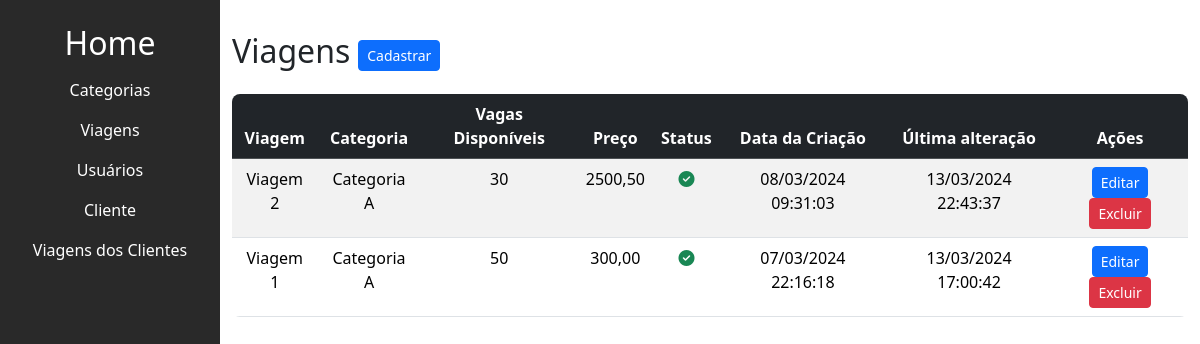
Before: /trip/listar_viagens/ with the older database file.
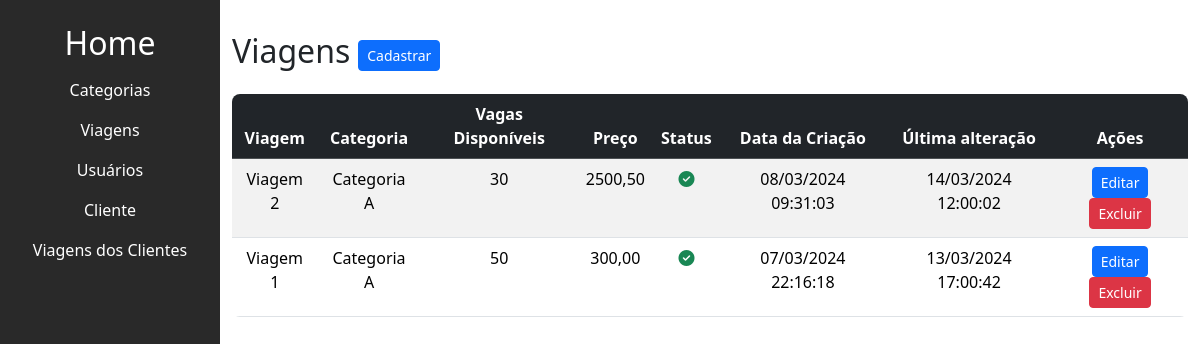
After: the same page with the newer database file.
### trip/models.py (models this page shows, shortened)
class Viagem(models.Model):
    titulo = models.CharField(max_length=200)
    slug = models.SlugField(unique=True, blank=True)
    categoria = models.ForeignKey(
        Categoria, on_delete=models.SET_NULL, null=True, blank=True, default=None)  # noqa
    descricao = models.TextField(null=False)
    custo = models.DecimalField(max_digits=10, decimal_places=2, null=False)
    preco = models.DecimalField(max_digits=10, decimal_places=2, null=False)
    check_in_data = models.DateTimeField(null=False)
    check_out_data = models.DateTimeField(null=False)
    vagas_disponiveis = models.IntegerField()
    cover = models.ImageField(
        upload_to='viagens_covers/', null=True, blank=True)
    is_active = models.BooleanField(default=True)
    created_at = models.DateTimeField(auto_now_add=True)
    updated_at = models.DateTimeField(auto_now=True)

class Categoria(models.Model):
    titulo = models.CharField(max_length=50, null=False)
    is_active = models.BooleanField(default=True)
    created_at = models.DateTimeField(auto_now_add=True)
    updated_at = models.DateTimeField(auto_now=True)
    def __str__(self):
        return self.titulo

### trip/views.py (the view)
# urls.py: path('listar_viagens/', listar_viagens, name='listar_viagens'),
def listar_viagens(request):
    viagens = Viagem.objects.all().order_by('-id')
    categorias = Categoria.objects.filter(is_active=True).order_by('-id')
    return render(request, 'trip/viagem/listar_viagens.html',
                  {'viagens': viagens, 'categorias': categorias})

### trip/templates/trip/viagem/listar_viagens.html (shortened to what this page needs)
{% extends "base.html" %}
{% block content %}
<div class="main-content" id="mainContent">
  <div class="d-flex align-items-center">
    <h2 class="me-2">Viagens</h2>
    <a  href="{% url "trip:criar_viagem" %}">
      <button class="btn btn-sm btn-primary">Cadastrar</button>
    </a>
  </div>
  <div class="table-container mt-3 h-100">
    <table class="table table-striped text-center" style="margin-bottom: 0;">
      <thead class="table-dark" >
        <tr>
          <th>Viagem</th>
          <th>Categoria</th>
          <th>Vagas Disponíveis</th>
          <th>Preço</th>
          <th>Status</th>
          <th>Data da Criação</th>
          <th>Última alteração</th>
          <th>Ações</th>
        </tr>
      </thead>
      <tbody>
        {% for viagem in viagens %}
        <tr>
          <td>{{ viagem.titulo }}</td>
          <td>{{ viagem.categoria }}</td>
          <td>{{ viagem.vagas_disponiveis }}</td>
          <td>{{ viagem.preco }}</td>
          <td>
            {% if viagem.is_active %}
              <i class="fa-solid fa-circle-check text-success"></i>
            {% else %}
              <i class="fa-solid fa-circle-xmark text-danger"></i>
            {% endif %}
          </td>
          <td>{{ viagem.created_at|date:"d/m/Y H:i:s" }}</td>
          <td>{{ viagem.updated_at|date:"d/m/Y H:i:s"}}</td>
          <td>
            <button type="button" class="btn btn-sm btn-primary" data-bs-toggle="modal" data-bs-target="#editModal{{ viagem.id }}">
              Editar
            </button>
            <button type="button" class="btn btn-sm btn-danger" data-bs-toggle="modal" data-bs-target="#deleteModal{{ viagem.id }}">
              Excluir
            </button>
          </td>
        </tr>
        {% endfor %}
      </tbody>
    </table>
  </div>
</div>
{% endblock content %}

Changed rows visible on the page:
changed Viagem "Viagem 2": updated_at "13/03/2024 22:43:37" → "14/03/2024 12:00:02"
